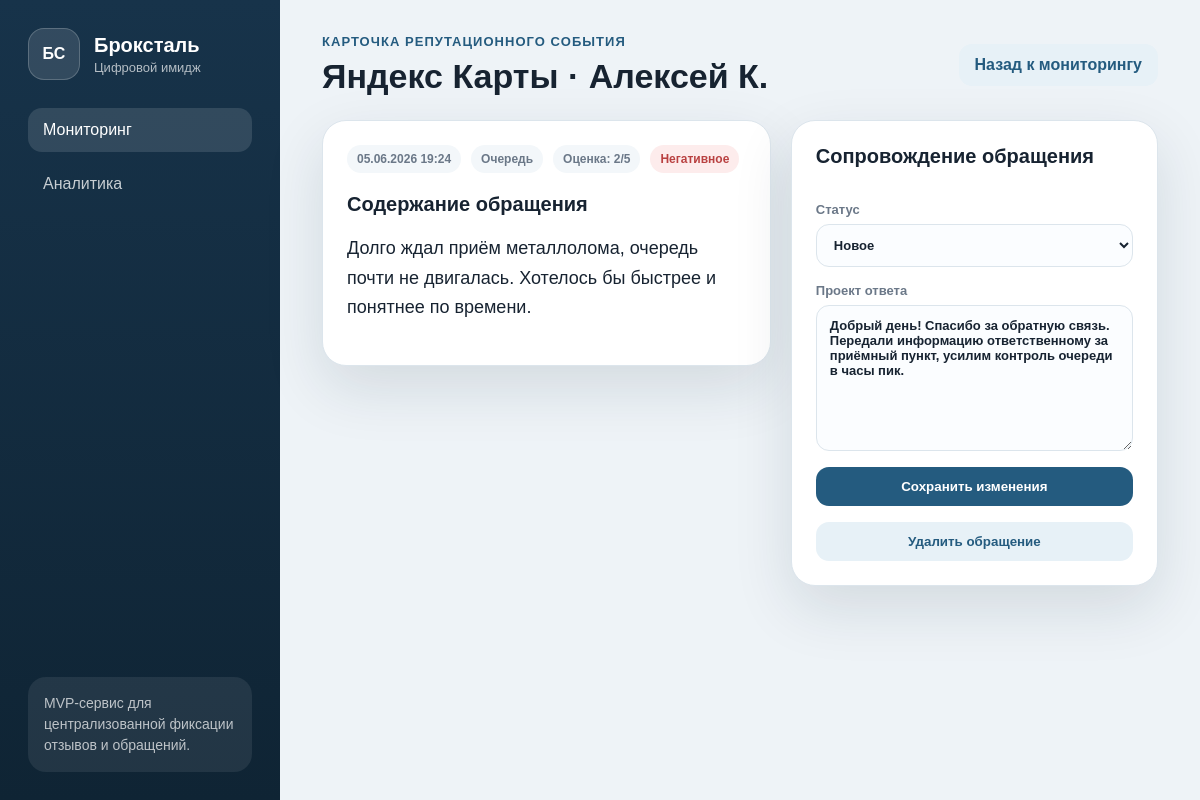
/appeal/1, run on the app's committed database.
### tables this page shows
CREATE TABLE appeals (
            id INTEGER PRIMARY KEY AUTOINCREMENT,
            source TEXT NOT NULL,
            author TEXT NOT NULL,
            rating INTEGER NOT NULL,
            tone TEXT NOT NULL,
            category TEXT NOT NULL,
            priority TEXT NOT NULL,
            status TEXT NOT NULL,
            text TEXT NOT NULL,
            answer TEXT DEFAULT '',
            created_at TEXT NOT NULL,
            updated_at TEXT NOT NULL
        );

### app.py (the view, shortened to what this page needs)
@app.route("/appeal/<int:appeal_id>", methods=["GET", "POST"])
def appeal_detail(appeal_id: int):
    db = get_db()
    appeal = db.execute("SELECT * FROM appeals WHERE id = ?", (appeal_id,)).fetchone()
    if appeal is None:
        return redirect(url_for("index"))
    return render_template("detail.html", appeal=appeal, active="dashboard")

### app.py (called while the page is built)
def get_db() -> sqlite3.Connection:
    if "db" not in g:
        g.db = sqlite3.connect(DB_PATH)
        g.db.row_factory = sqlite3.Row
    return g.db

@app.context_processor
def inject_labels() -> dict[str, Any]:
    return {
        "status_labels": STATUS_LABELS,
        "tone_labels": TONE_LABELS,
        "priority_labels": PRIORITY_LABELS,
    }

### templates/detail.html
{% extends "base.html" %}
{% block content %}
<header class="page-header">
  <div>
    <p class="eyebrow">Карточка репутационного события</p>
    <h1>{{ appeal.source }} · {{ appeal.author }}</h1>
  </div>
  <a class="secondary-button" href="{{ url_for('index') }}">Назад к мониторингу</a>
</header>
<section class="detail-layout">
  <article class="detail-card">
    <div class="detail-meta">
      <span>{{ appeal.created_at }}</span>
      <span>{{ appeal.category }}</span>
      <span>Оценка: {{ appeal.rating }}/5</span>
      <span class="tone tone-{{ appeal.tone }}">{{ tone_labels[appeal.tone] }}</span>
    </div>
    <h2>Содержание обращения</h2>
    <p>{{ appeal.text }}</p>
  </article>
  <form class="response-card" method="post">
    <h2>Сопровождение обращения</h2>
    <label>Статус
      <select name="status">
        {% for value, label in status_labels.items() %}
          <option value="{{ value }}" {{ 'selected' if appeal.status == value else '' }}>{{ label }}</option>
        {% endfor %}
      </select>
    </label>
    <label>Проект ответа
      <textarea name="answer" rows="8">{{ appeal.answer }}</textarea>
    </label>
    <button class="primary-button" type="submit">Сохранить изменения</button>
    <form action="{{ url_for('delete_appeal', appeal_id=appeal['id']) }}" method="POST">
    <button type="submit" class="secondary-button">Удалить обращение</button>
  </form>
  </form>
</section>
{% endblock %}

### static/styles.css (style rules this page uses)
:root { --bg: #eef3f7; --surface: #ffffff; --ink: #172331; --muted: #6b7888; --line: #dce5ec; --accent: #245b7f; --accent-2: #e7f1f7; --danger: #b94141; --warning: #b97822; --success: #3f7f5d; --shadow: 0 22px 60px rgba(20, 41, 61, .12); }
* { box-sizing: border-box; }
body { margin: 0; min-height: 100vh; display: grid; grid-template-columns: 280px 1fr; background: var(--bg); color: var(--ink); font-family: Arial, Helvetica, sans-serif; }
.page-header { display: flex; align-items: center; justify-content: space-between; gap: 20px; margin-bottom: 24px; }
.eyebrow { margin: 0 0 8px; color: var(--accent); font-size: 13px; text-transform: uppercase; letter-spacing: .08em; font-weight: 700; }
h1 { margin: 0; font-size: 34px; }
h2 { margin: 0 0 18px; font-size: 20px; }
.primary-button, .secondary-button, .link-button { border: 0; text-decoration: none; cursor: pointer; font-weight: 700; border-radius: 13px; padding: 12px 16px; display: inline-flex; justify-content: center; }
.primary-button { background: var(--accent); color: #fff; }
.secondary-button, .link-button { background: var(--accent-2); color: var(--accent); }
label { display: grid; gap: 7px; color: var(--muted); font-size: 13px; font-weight: 700; }
input, select, textarea { width: 100%; border: 1px solid var(--line); border-radius: 13px; padding: 12px 13px; font: inherit; color: var(--ink); background: #fbfdff; }
.workbench, .table-card, .detail-card, .response-card, .chart-card { background: var(--surface); border: 1px solid var(--line); border-radius: 24px; box-shadow: var(--shadow); }
.source-badge, .tone, .priority { display: inline-flex; border-radius: 999px; padding: 7px 10px; font-size: 12px; font-weight: 800; }
.tone-negative, .priority-critical, .priority-high { background: #fdecec; color: var(--danger); }
.detail-layout { display: grid; grid-template-columns: 1.1fr .9fr; gap: 20px; align-items: start; }
.detail-card, .response-card, .chart-card { padding: 24px; }
.detail-card p { font-size: 18px; line-height: 1.65; }
.detail-meta { display: flex; flex-wrap: wrap; gap: 10px; margin-bottom: 20px; }
.detail-meta span:not(.tone) { background: #f3f7fa; border-radius: 999px; padding: 7px 10px; color: var(--muted); font-size: 12px; font-weight: 700; }
.response-card { display: grid; gap: 16px; }

### data on the page
appeals: source "Яндекс Карты", author "Алексей К.", created_at "05.06.2026 19:24", category "Очередь", rating "2", tone "Негативное", text "Долго ждал приём металлолома, очередь почти не двигалась. Хотелось бы быстрее и понятнее по времени.", answer "Добрый день! Спасибо за обратную связь. Передали информацию ответственному за приёмный пункт, усилим контроль очереди в часы пик."

### other printed values
form field status "Новое"
